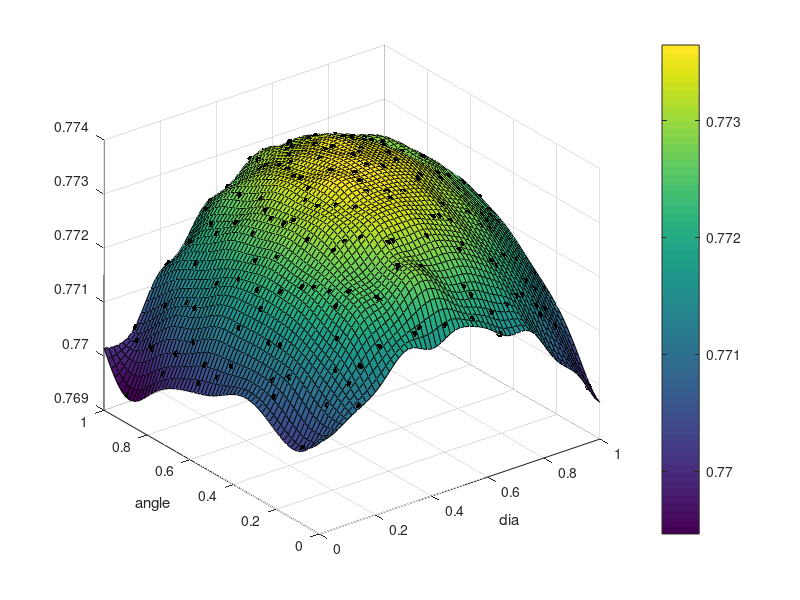

This figure's MATLAB source: (Note: this script raises an error after producing the figure.)
clear all
close all
clc

dia_nCombo = [0.4855
    0.8002
    0.9697
    0.4974
    0.4128
    0.8487
    0.1949
    0.2795
    0.1100
    0.5823
    0.0496
    0.5701
    0.9214
    0.3038
    0.8365
    0.4370
    0.7517
    0.0374
    0.0979
    0.7880
    0.6427
    0.0615
    0.3521
    0.3765
    0.6186
    0.5581
    0.6791
    0.6308
    0.5459
    0.8124
    0.6064
    0.1585
    0.4491
    0.6671
    0.0132
    0.2190
    0.9577
    0.2553
    0.1464
    0.7276
    0.2917
    0.9940
    0.3643
    0.8607
    0.4006
    0.9092
    0.6549
    0.3158
    0.7154
    0.1222
    0.0252
    0.8729
    0.4248
    0.7761
    0.9455
    0.2068
    0.9502
    0.5370
    0.6368
    0.2237
    0.0669
    0.8647
    0.2521
    0.5940
    0.0955
    0.3947
    0.4658
    0.3376
    0.4374
    0.3092
    0.1524
    0.5656
    0.2094
    0.6938
    0.7079
    0.5229
    0.5797
    0.9850
    0.1150
    0.6950
    0.2350
    0.6250
    0.6750
    0.9050
    0.8450
    0.5750
    0.0950
    0.5350
    0.4450
    0.9350
    0.1550
    0.3050
    0.1350
    0.7950
    0.0650
    0.0350
    0.7150
    0.3550
    0.9750
    0.6850
    0.9550
    0.2050
    0.5950
    0.4650
    0.0550
    0.1850
    0.6150
    0.3750
    0.4550
    0.6450
    0.8050
    0.8550
    0.1450
    0.4150
    0.9150
    0.4350
    0.3850
    0.5050
    0.7650
    0.7450
    0.6350
    0.4950
    0.9950
    0.5650
    0.5850
    0.8150
    0.1750
    0.8850
    0.2650
    0.2950
    0.0450
    0.7550
    0.8350
    0.6550
    0.5450
    0.3950
    0.5550
    0.8950
    0.1650
    0.4250
    0.7050
    0.3450
    0.3150
    0.4850
    0.2450
    0.2150
    0.9650
    0.0150
    0.8650
    0.4050
    0.4750
    0.0050
    0.3650
    0.5150
    0.0850
    0.2750
    0.7850
    0.3250
    0.9450
    0.5250
    0.7250
    0.2550
    0.2850
    0.9250
    0.2250
    0.7750
    0.6050
    0.0750
    0.8250
    0.6650
    0.1050
    0.7350
    0.1250
    0.1950
    0.0250
    0.8750
    0.3350];
ang_nCombo = [0.9128
    0.2974
    0.2257
    0.4615
    0.6565
    0.9846
    0.0615
    0.8615
    0.9949
    0.0923
    0.7282
    0.7589
    0.4103
    0.3282
    0.4512
    0.7180
    0.1642
    0.2565
    0.3589
    0.9026
         0
    0.8512
    0.9642
    0.0308
    0.9435
    0.0205
    0.4308
    0.1743
    0.8411
    0.5128
    0.6051
    0.4923
    0.8308
    0.2666
    0.5743
    0.3077
    0.5846
    0.6358
    0.1128
    0.7077
    0.5435
    0.7488
    0.4820
    0.3488
    0.1538
    0.1435
    0.8718
    0.1334
    0.7795
    0.7692
    0.5026
    0.1846
    0.2358
    0.1026
    0.8000
    0.5642
    0.4523
    0.3867
    0.2774
    0.2117
    0.8681
    0.1241
    0.8025
    0.9118
    0.4960
    0.5616
    0.7369
    0.3210
    0.2334
    0.6492
    0.0585
    0.5179
    0.9774
    0.5836
    0.7149
    0.9994
    0.6929
    0.0350
    0.7250
    0.7950
    0.2550
    0.8650
    0.5250
    0.1850
    0.8050
    0.5950
    0.0850
    0.8450
    0.7650
    0.3950
    0.6750
    0.5150
    0.4450
    0.4750
    0.6650
    0.5750
    0.0650
    0.0250
    0.7350
    0.3250
    0.8550
    0.3450
    0.0750
    0.1350
    0.2850
    0.1550
    0.2750
    0.2950
    0.0150
    0.0450
    0.9350
    0.3650
    0.0050
    0.6250
    0.9050
    0.8350
    0.9250
    0.6550
    0.6150
    0.1750
    0.6350
    0.7850
    0.5550
    0.9950
    0.3750
    0.1250
    0.4050
    0.2450
    0.2050
    0.6050
    0.4650
    0.7750
    0.3050
    0.1950
    0.2150
    0.4350
    0.6950
    0.6850
    0.5850
    0.3850
    0.4550
    0.8150
    0.1450
    0.4150
    0.9150
    0.9750
    0.2650
    0.0950
    0.1050
    0.1650
    0.5650
    0.8950
    0.5350
    0.5050
    0.9550
    0.7450
    0.3350
    0.9450
    0.9650
    0.3550
    0.6450
    0.0550
    0.4250
    0.1150
    0.4850
    0.9850
    0.4950
    0.2350
    0.2250
    0.7150
    0.3150
    0.8850
    0.8750
    0.8250
    0.7550
    0.5450
    0.7050];
y_Combo = [0.772984000000000
   0.772606000000000
   0.771307000000000
   0.773597000000000
   0.773378000000000
   0.772530000000000
   0.771634000000000
   0.772279000000000
   0.770350000000000
   0.772337000000000
   0.770579000000000
   0.773466000000000
   0.772332000000000
   0.772948000000000
   0.772863000000000
   0.773329000000000
   0.772256000000000
   0.770879000000000
   0.771543000000000
   0.772897000000000
   0.771568000000000
   0.770366000000000
   0.772326000000000
   0.772099000000000
   0.773001000000000
   0.771948000000000
   0.773388000000000
   0.772747000000000
   0.773251000000000
   0.773077000000000
   0.773599000000000
   0.772104000000000
   0.773119000000000
   0.773015000000000
   0.770451000000000
   0.772470000000000
   0.772469000000000
   0.772645000000000
   0.771520000000000
   0.773368000000000
   0.772973000000000
   0.772334000000000
   0.773310000000000
   0.772480000000000
   0.772860000000000
   0.771240000000000
   0.773208000000000
   0.772455000000000
   0.773312000000000
   0.771290000000000
   0.770693000000000
   0.771722000000000
   0.773106000000000
   0.771796000000000
   0.772542000000000
   0.772395000000000
   0.772281000000000
   0.773502000000000
   0.773121000000000
   0.772337000000000
   0.770366000000000
   0.771420000000000
   0.772262000000000
   0.773085000000000
   0.771514000000000
   0.773412000000000
   0.773356000000000
   0.773082000000000
   0.773111000000000
   0.772953000000000
   0.771365000000000
   0.773634000000000
   0.771373000000000
   0.773485000000000
   0.773389000000000
   0.772737000000000
   0.773560000000000
   0.769916000000000
   0.771311000000000
   0.773305000000000
   0.772481000000000
   0.773220000000000
   0.773510000000000
   0.771510000000000
   0.772916000000000
   0.773632000000000
   0.771024000000000
   0.773238000000000
   0.773278000000000
   0.772221000000000
   0.771800000000000
   0.773067000000000
   0.771907000000000
   0.773084000000000
   0.770913000000000
   0.770745000000000
   0.771840000000000
   0.772017000000000
   0.772437000000000
   0.773142000000000
   0.772422000000000
   0.772412000000000
   0.772210000000000
   0.772807000000000
   0.771096000000000
   0.771926000000000
   0.773151000000000
   0.773148000000000
   0.772041000000000
   0.771864000000000
   0.772786000000000
   0.772565000000000
   0.771097000000000
   0.773408000000000
   0.772502000000000
   0.773076000000000
   0.772617000000000
   0.773556000000000
   0.773311000000000
   0.772339000000000
   0.773561000000000
   0.773323000000000
   0.772223000000000
   0.772815000000000
   0.773449000000000
   0.771712000000000
   0.772236000000000
   0.771947000000000
   0.772543000000000
   0.772923000000000
   0.770968000000000
   0.773216000000000
   0.772474000000000
   0.772769000000000
   0.773055000000000
   0.773384000000000
   0.773538000000000
   0.772830000000000
   0.772071000000000
   0.773401000000000
   0.773356000000000
   0.772795000000000
   0.772486000000000
   0.773531000000000
   0.771870000000000
   0.771412000000000
   0.771533000000000
   0.770345000000000
   0.771288000000000
   0.772878000000000
   0.773591000000000
   0.769509000000000
   0.773297000000000
   0.773613000000000
   0.770236000000000
   0.772560000000000
   0.772797000000000
   0.772262000000000
   0.772269000000000
   0.773466000000000
   0.773423000000000
   0.771883000000000
   0.772963000000000
   0.770958000000000
   0.772603000000000
   0.772711000000000
   0.773595000000000
   0.771241000000000
   0.772183000000000
   0.773475000000000
   0.771592000000000
   0.773071000000000
   0.770990000000000
   0.771772000000000
   0.770188000000000
   0.772832000000000
   0.772995000000000];
InfoX=[dia_nCombo ang_nCombo];
% observed data
Infoy=y_Combo ;


THETA =  [1.89260 1.53125];


%% Liklihood function
X=InfoX;
y=Infoy;
theta=10.^THETA;
n=size(X,1);
one=ones(n,1);

% Pre-allocate memory
Psi=zeros(n,n);
% Build upper half of correlation matrix
for i=1:n
	for j=i+1:n
		Psi(i,j)=exp(-sum(theta.*(X(i,:)-X(j,:)).^2)); 
	end
end

% Add upper and lower halves and diagonal of ones plus 
% small number to reduce ill-conditioning
Psi=Psi+Psi'+eye(n)+eye(n).*eps; 

% Cholesky factorisation
[U,p]=chol(Psi);

% Use penalty if ill-conditioned
if p>0
    NegLnLike=1e4;
else
    
    % Sum lns of diagonal to find ln(abs(det(Psi)))
    LnDetPsi=2*sum(log(abs(diag(U))));

    % Use back-substitution of Cholesky instead of inverse
    mu=(one'*(U\(U'\y)))/(one'*(U\(U'\one)));
    SigmaSqr=((y-one*mu)'*(U\(U'\(y-one*mu))))/n;
    NegLnLike=-1*(-(n/2)*log(SigmaSqr) - 0.5*LnDetPsi);
end

%diameter_n = (diameter-6.46)./(8.8-6.46);
%angle_n = (angle-27.75)./(37.5-27.75);
%x = [0.1,0.2];



%% Predictor function

theta=10.^THETA;
U=U;
n=size(X,1);
one=ones(n,1);
mu=(one'*(U\(U'\y)))/(one'*(U\(U'\one)));
SigmaSqr=((y-one*mu)'*(U\(U'\(y-one*mu))))/n;
psi=ones(n,1);
Xplot=0:1/60:1;
for j=1:length(Xplot+1)
    j
    for k=1:length(Xplot+1)
        x = [Xplot(k) Xplot(j)];
        for i=1:n
            psi(i)=exp(-sum(theta.*abs(X(i,:)-x).^2));
        end
        Eff35(j,k)=mu+psi'*(U\(U'\(y-one*mu)));
    end
end

figure;
%dia_un = Xplot;%.*(8.8-6.46)+6.46;
%ang_un = Xplot;%.*(37.5-27.75)+27.75;
surf(Xplot,Xplot,Eff35); hold on
colorbar
plot3(dia_nCombo,ang_nCombo,y_Combo,'k.','MarkerSize',15); hold on
%plot3(dia_nCombo.*(8.8-6.46)+6.46,ang_nCombo.*(37.5-27.75)+27.75,y_Combo,'k.','MarkerSize',15); hold on
xlabel('dia')
ylabel('angle')

%% The iterpolation over the surface created from kriging
[X,Y] = meshgrid(Xplot,Xplot); % create a grid of x,y cords (angle and dia)
%Xq = 0.7; Yq = 0.3;
%[Xq,Yq] = meshgrid(linspace(0,1,60),linspace(0,1,60));
% tic
% Vq = interp2(X,Y,Eff35,Xq,Yq);
% toc
% plot3(Xq,Yq,Vq,'g+','MarkerSize',20)
%% 0.773
pnts = 100000000
MU = [0.58677 0.60649]; % MU(1) = diameter  MU(2) = Angle
MU_rw = [0.58677];
LSL = [0.33987 0.324922]; 
USL = [0.83367 0.888058];  % Upper limit is scrap as these are holes
sig11 = 0.109687; sig22 = 0.102564;
rho = 0.0;%  0.705
SIGMA = [sig11^2 rho*sig11*sig22; rho*sig11*sig22 sig22^2];
x = mvnrnd(MU,SIGMA,pnts);

tic
Eff35_int = interp2(X,Y,Eff35,x(:,1),x(:,2));
toc
%plot3(x(:,1),x(:,2),Eff35_int ,'g+','MarkerSize',2)

NC = size(find(Eff35_int <0.773),1)/pnts % calculate non-conformance
% toc
% plot3(x(:,1),x(:,2),eta,'b.')
% grid on
% % Xplot=0:1/60:1;
% for j=1:61
%     j
%     for k=1:61
%        eta(j,k) = FunResponse_AngDia([Xplot(k) Xplot(j)]);
%     end
% end
% figure;
% dia_un = Xplot;%.*(8.8-6.46)+6.46;
% ang_un = Xplot;%.*(37.5-27.75)+27.75;
% surf(dia_un,ang_un,Eff35); hold on
% colorbar
% plot3(dia_nCombo,ang_nCombo,y_Combo,'k.','MarkerSize',15); hold on
% %plot3(dia_nCombo.*(8.8-6.46)+6.46,ang_nCombo.*(37.5-27.75)+27.75,y_Combo,'k.','MarkerSize',15); hold on
% m1=surf(dia_un,ang_un,0.7736.*(ones(length(dia_un),length(ang_un))),'FaceColor',[33 64 154]./255,'EdgeColor','none'); hold on
% set(m1,'FaceAlpha',0.5)
% xlabel('dia')
% ylabel('angle')
